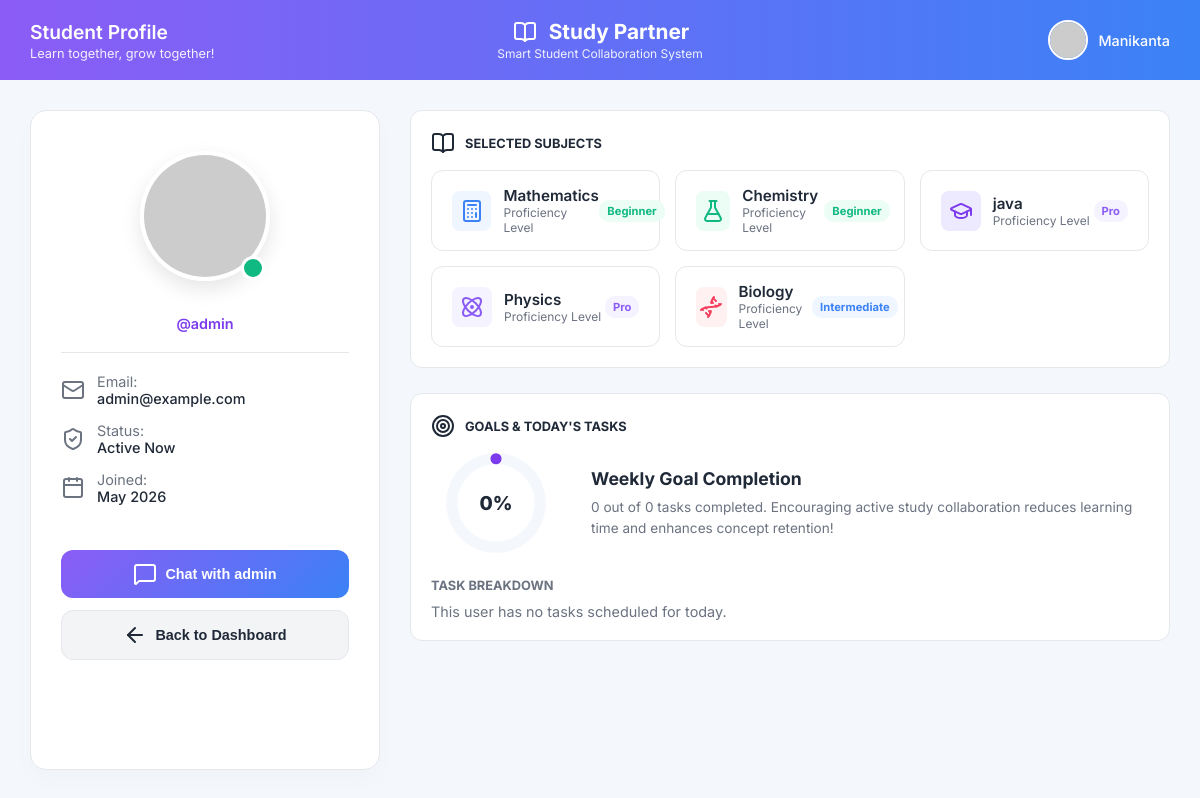
The app's page /profile/admin/ (signed in), older data.
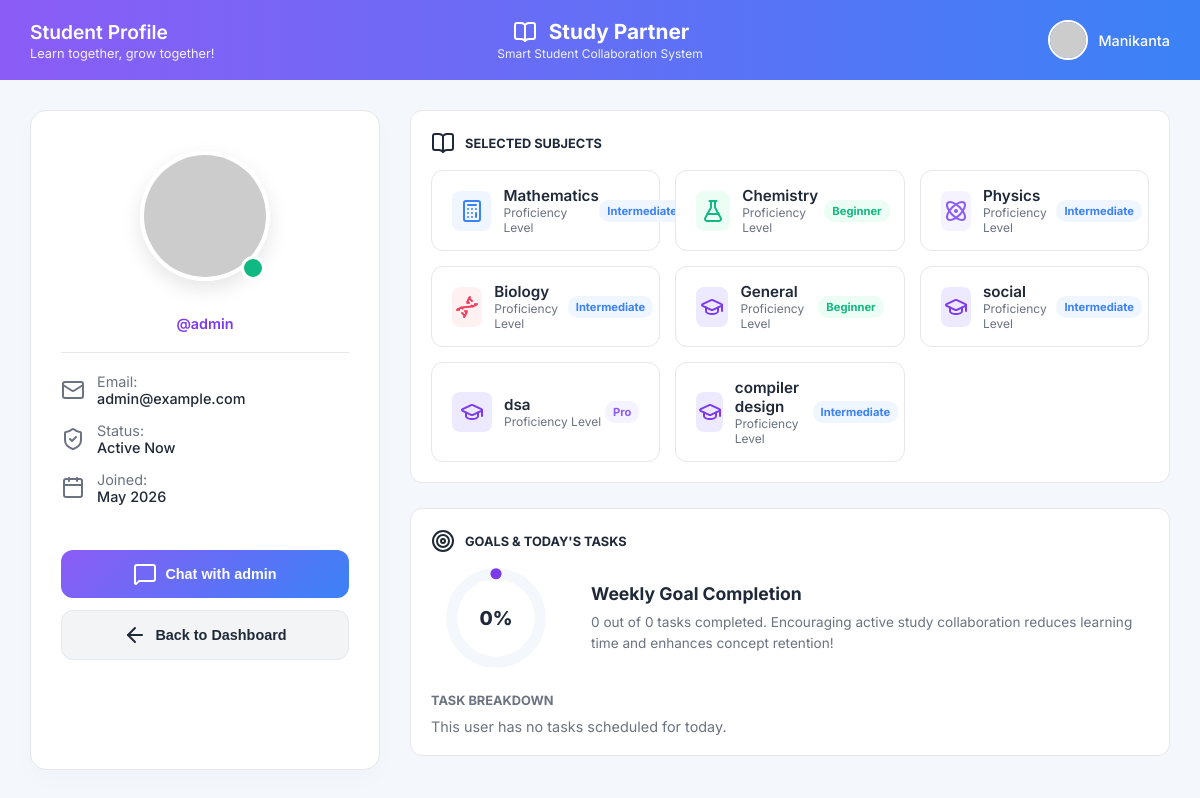
The same page, newer data.
### main/models.py (models this page shows, shortened)
class Profile(models.Model):
    LEVEL_CHOICES = (
        ('beginner', 'Beginner'),
        ('intermediate', 'Intermediate'),
        ('pro', 'Pro'),
    )
    user = models.OneToOneField(User, on_delete=models.CASCADE, related_name='profile')
    is_online = models.BooleanField(default=False)

class SubjectSelection(models.Model):
    student = models.ForeignKey(Profile, on_delete=models.CASCADE, related_name='subject_selections')
    subject = models.ForeignKey(Subject, on_delete=models.CASCADE)
    level = models.CharField(max_length=20, choices=Profile.LEVEL_CHOICES, default='beginner')

class Subject(models.Model):
    name = models.CharField(max_length=100)

### main/views.py (the view)
# urls.py: path('profile/<str:username>/', views.profile_view, name='profile'),
@login_required
def profile_view(request, username):
    from django.shortcuts import get_object_or_404
    target_user = get_object_or_404(User, username=username)
    target_profile, _ = Profile.objects.get_or_create(user=target_user)
    subject_selections = target_profile.subject_selections.all()
    tasks = Task.objects.filter(user=target_user)
    completed_tasks = tasks.filter(completed=True).count()
    total_tasks = tasks.count()
    task_progress = int((completed_tasks / total_tasks * 100)) if total_tasks > 0 else 0
    context = {
        'target_user': target_user,
        'target_profile': target_profile,
        'subject_selections': subject_selections,
        'tasks': tasks,
        'task_progress': task_progress,
        'total_tasks': total_tasks,
        'completed_tasks': completed_tasks,
    }
    return render(request, 'main/profile.html', context)

### templates/main/profile.html (shortened to what this page needs)
<!DOCTYPE html>
<html lang="en">
<head>
    {% load static %}
    <link rel="stylesheet" href="{% static 'css/style.css' %}">
</head>
<body>
    <div class="app-container">
        <header class="header">
            <div class="header-left">
                <div class="user-info">
                    <h2>Student Profile</h2>
                    <p>Learn together, grow together!</p>
                </div>
            </div>
            <div class="header-center">
                <div class="header-center-top">
                    <i data-lucide="book-open" style="width: 28px; color: white;"></i>
                    <h1>Study Partner</h1>
                </div>
                <p>Smart Student Collaboration System</p>
            </div>
            <div class="header-right">
                <div class="profile-menu" onclick="window.location.href='/dashboard/'" style="cursor: pointer;">
                    <img src="https://ui-avatars.com/api/?name={{ user.first_name|default:'Manikanta' }}&background=6366f1&color=fff" alt="Avatar">
                    <span>{{ user.first_name|default:"Manikanta" }}</span>
                </div>
            </div>
        </header>
        <div class="main-content" style="overflow-y: auto;">
            <div class="profile-container">
                <div class="profile-left-card">
                    <div class="avatar-container">
                        <img src="https://ui-avatars.com/api/?name={{ target_user.first_name }}+{{ target_user.last_name }}&background=random&size=120" class="large-avatar" alt="Avatar">
                        <div class="status-ring {% if target_profile.is_online %}status-online{% else %}status-offline{% endif %}"></div>
                    </div>
                    <p class="profile-username">@{{ target_user.username }}</p>
                    <div class="profile-details-list">
                        <div class="profile-detail-item">
                            <i data-lucide="mail"></i>
                            <div>Email: <br><span>{{ target_user.email|default:"Not shared" }}</span></div>
                        </div>
                        <div class="profile-detail-item">
                            <i data-lucide="shield-check"></i>
                            <div>Status: <br><span>{% if target_profile.is_online %}Active Now{% else %}Offline{% endif %}</span></div>
                        </div>
                        <div class="profile-detail-item">
                            <i data-lucide="calendar"></i>
                            <div>Joined: <br><span>{{ target_user.date_joined|date:"M Y" }}</span></div>
                        </div>
                    </div>
                    <div class="action-buttons">
                        <button class="btn-full btn-chat" onclick="window.location.href='/dashboard/?chat_with={{ target_user.username }}'">
                            <i data-lucide="message-square"></i> Chat with {{ target_user.first_name|default:target_user.username }}
                        </button>
                        <button class="btn-full btn-back" onclick="window.location.href='/dashboard/'">
                            <i data-lucide="arrow-left"></i> Back to Dashboard
                        </button>
                    </div>
                </div>
                <div class="profile-right-content">
                    <div class="card">
                        <h2 class="card-title"><i data-lucide="book-open"></i> Selected Subjects</h2>
                        {% if subject_selections %}
                            <div class="subjects-grid">
                                {% for sel in subject_selections %}
                                    <div class="subject-card">
                                        <div class="subject-card-left">
                                            <div class="subj-icon" style="
                                                {% if sel.subject.name|lower == 'mathematics' %}
                                                    background: var(--bg-math); color: var(--c-math);
                                                {% elif sel.subject.name|lower == 'physics' %}
                                                    background: var(--bg-phy); color: var(--c-phy);
                                                {% elif sel.subject.name|lower == 'chemistry' %}
                                                    background: var(--bg-chem); color: var(--c-chem);
                                                {% elif sel.subject.name|lower == 'biology' %}
                                                    background: var(--bg-bio); color: var(--c-bio);
                                                {% elif sel.subject.name|lower == 'economics' %}
                                                    background: var(--bg-eco); color: var(--c-eco);
                                                {% elif sel.subject.name|lower == 'zoology' %}
                                                    background: var(--bg-zoo); color: var(--c-zoo);
                                                {% else %}
                                                    background: var(--primary-light); color: var(--primary);
                                                {% endif %}
                                            ">
                                                <i data-lucide="
                                                    {% if sel.subject.name|lower == 'mathematics' %}calculator
                                                    {% elif sel.subject.name|lower == 'physics' %}atom
                                                    {% elif sel.subject.name|lower == 'chemistry' %}flask-conical
                                                    {% elif sel.subject.name|lower == 'biology' %}dna
                                                    {% elif sel.subject.name|lower == 'economics' %}line-chart
                                                    {% elif sel.subject.name|lower == 'zoology' %}bug
                                                    {% else %}graduation-cap{% endif %}
                                                "></i>
                                            </div>
                                            <div class="subj-details">
                                                <h4>{{ sel.subject.name }}</h4>
                                                <p>Proficiency Level</p>
                                            </div>
                                        </div>
                                        <span class="level-badge" style="
                                            {% if sel.level == 'pro' %}
                                                background: var(--bg-phy); color: var(--c-phy);
                                            {% elif sel.level == 'intermediate' %}
                                                background: var(--bg-math); color: var(--c-math);
                                            {% else %}
                                                background: var(--bg-chem); color: var(--c-chem);
                                            {% endif %}
                                        ">{{ sel.level }}</span>
                                    </div>
                                {% endfor %}
                            </div>
                        {% else %}
                            <p style="color: var(--text-muted); font-size: 0.9rem; margin-top: 10px;">This user has not selected any specific study subjects yet.</p>
                        {% endif %}
                    </div>
                    <div class="card">
                        <h2 class="card-title"><i data-lucide="target"></i> Goals & Today's Tasks</h2>
                        <div class="tracker-card" style="margin-bottom: 25px;">
                            <div class="tracker-left" style="min-width: 130px;">
                                <div class="circ-chart">
                                    <svg viewBox="0 0 36 36">
                                        <path class="bg" d="M18 2.0845 a 15.9155 15.9155 0 0 1 0 31.831 a 15.9155 15.9155 0 0 1 0 -31.831" />
                                        <path class="fill" stroke-dasharray="{{ task_progress }}, 100" d="M18 2.0845 a 15.9155 15.9155 0 0 1 0 31.831 a 15.9155 15.9155 0 0 1 0 -31.831" />
                                    </svg>
                                    <div class="text" style="font-size: 1.2rem;">{{ task_progress }}%</div>
                                </div>
                            </div>
                            <div class="progress-desc">
                                <h3>Weekly Goal Completion</h3>
                                <p>{{ completed_tasks }} out of {{ total_tasks }} tasks completed. Encouraging active study collaboration reduces learning time and enhances concept retention!</p>
                            </div>
                        </div>
                        <h3 class="sidebar-group-title" style="padding: 0; font-size: 0.8rem;">Task Breakdown</h3>
                        {% if tasks %}
                            <div class="tasks-profile-list">
                                {% for task in tasks %}
                                    <div class="task-profile-item">
                                        <div class="task-profile-left">
                                            <i data-lucide="{% if task.completed %}check-circle-2{% else %}circle{% endif %}" style="width: 18px; color: {% if task.completed %}var(--status-completed){% else %}var(--text-muted){% endif %};"></i>
                                            <span class="task-profile-title {% if task.completed %}completed{% endif %}">{{ task.title }}</span>
                                        </div>
                                        <span class="status-pill {% if task.completed %}completed{% else %}pending{% endif %}">
                                            {% if task.completed %}Completed{% else %}Pending{% endif %}
                                        </span>
                                    </div>
                                {% endfor %}
                            </div>
                        {% else %}
                            <p style="color: var(--text-muted); font-size: 0.9rem; margin-top: 10px;">This user has no tasks scheduled for today.</p>
                        {% endif %}
                    </div>
                </div>
            </div>
        </div>
    </div>
</body>
</html>

### static/css/style.css (style rules this page uses)
:root { --primary: #7c3aed; --primary-light: #ede9fe; --secondary: #3b82f6; --secondary-light: #eff6ff; --bg-main: #f4f7fb; --bg-card: #ffffff; --text-main: #1f2937; --text-muted: #6b7280; --border: #e5e7eb; --c-math: #3b82f6; --bg-math: #eff6ff; --c-phy: #8b5cf6; --bg-phy: #f5f3ff; --c-chem: #10b981; --bg-chem: #ecfdf5; --c-bio: #f43f5e; --bg-bio: #fff1f2; --c-eco: #f59e0b; --bg-eco: #fffbeb; --c-zoo: #06b6d4; --bg-zoo: #ecfeff; --status-high: #ef4444; --status-medium: #f59e0b; --status-low: #3b82f6; --status-completed: #10b981; --radius-lg: 16px; --radius-md: 12px; --radius-sm: 8px; }
* { margin: 0; padding: 0; box-sizing: border-box; }
body { font-family: 'Inter', system-ui, -apple-system, sans-serif; background-color: var(--bg-main); color: var(--text-main); height: 100vh; overflow: hidden; }
.app-container { display: flex; flex-direction: column; height: 100vh; }
.header { height: 80px; background: linear-gradient(to right, #8b5cf6, #3b82f6); color: white; display: flex; align-items: center; justify-content: space-between; padding: 0 30px; z-index: 100; }
.header-left { display: flex; align-items: center; gap: 20px; flex: 1; }
.header-left .user-info h2 { font-size: 1.2rem; font-weight: 600; }
.header-left .user-info p { font-size: 0.8rem; opacity: 0.9; margin-top: 2px; }
.header-center { display: flex; flex-direction: column; align-items: center; justify-content: center; flex: 1; }
.header-center-top { display: flex; align-items: center; gap: 10px; }
.header-center-top h1 { font-size: 1.3rem; font-weight: 700; }
.header-center p { font-size: 0.75rem; opacity: 0.9; margin-top: 2px; }
.header-right { display: flex; align-items: center; justify-content: flex-end; gap: 25px; flex: 1; }
.profile-menu { display: flex; align-items: center; gap: 10px; cursor: pointer; }
.profile-menu img { width: 40px; height: 40px; border-radius: 50%; border: 2px solid white; }
.profile-menu span { font-size: 0.9rem; font-weight: 500; }
.main-content { display: flex; flex: 1; overflow: hidden; padding: 20px; gap: 20px; }
.card { background: var(--bg-card); border-radius: var(--radius-md); border: 1px solid var(--border); padding: 20px; }
.card-title { font-size: 0.8rem; font-weight: 700; color: var(--text-main); text-transform: uppercase; display: flex; align-items: center; gap: 10px; margin-bottom: 15px; }
.sidebar-group-title { font-size: 0.75rem; font-weight: 700; color: var(--text-muted); text-transform: uppercase; margin-bottom: 10px; padding: 0 10px; }
.tracker-card { display: flex; align-items: center; gap: 30px; }
.tracker-left { display: flex; flex-direction: column; align-items: center; min-width: 150px; }
.circ-chart { width: 100px; height: 100px; position: relative; }
.circ-chart svg { width: 100%; height: 100%; }
.circ-chart .text { position: absolute; top: 50%; left: 50%; transform: translate(-50%, -50%); font-size: 1.4rem; font-weight: 800; color: var(--text-main); }

Row changes from the older to the newer data that the page shows:
removed SubjectSelection: subject.name "java", level "Pro"
changed SubjectSelection "Mathematics": level "Beginner" → "Intermediate"
changed SubjectSelection "Physics": level "Pro" → "Intermediate"
added SubjectSelection: subject.name "General", level "Beginner"
added SubjectSelection: subject.name "social", level "Intermediate"
added SubjectSelection: subject.name "dsa", level "Pro"
added SubjectSelection: subject.name "compiler design", level "Intermediate"
